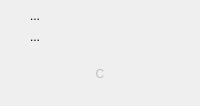
                       <widget class="ButtonFrameWidget" name="buttonFrameLeft">
                        <property name="enabled">
                         <bool>true</bool>
                        </property>
                        <property name="autoFillBackground">
                         <bool>false</bool>
                        </property>
                        <property name="styleSheet">
                         <string notr="true"/>
                        </property>
                        <property name="frameShape">
                         <enum>QFrame::NoFrame</enum>
                        </property>
                        <property name="frameShadow">
                         <enum>QFrame::Plain</enum>
                        </property>
                        <property name="lineWidth">
                         <number>0</number>
                        </property>
                        <layout class="QVBoxLayout" name="verticalLayout_27">
                         <property name="spacing">
                          <number>0</number>
                         </property>
                         <property name="sizeConstraint">
                          <enum>QLayout::SetDefaultConstraint</enum>
                         </property>
                         <property name="margin">
                          <number>5</number>
                         </property>
                         <item>
                          <widget class="QToolButton" name="button_left_plus">
                           <property name="minimumSize">
                            <size>
                             <width>60</width>
                             <height>0</height>
                            </size>
                           </property>
                           <property name="toolTip">
                            <string>Zoom in</string>
                           </property>
                           <property name="text">
                            <string>...</string>
                           </property>
                           <property name="icon">
                            <iconset resource="../luckygps.qrc">
                             <normaloff>:/icons/icon-zoom-in-big.png</normaloff>:/icons/icon-zoom-in-big.png</iconset>
                           </property>
                           <property name="iconSize">
                            <size>
                             <width>42</width>
                             <height>38</height>
                            </size>
                           </property>
                           <property name="autoRaise">
                            <bool>true</bool>
                           </property>
                          </widget>
                         </item>
                         <item>
                          <widget class="QToolButton" name="button_left_minus">
                           <property name="minimumSize">
                            <size>
                             <width>60</width>
                             <height>0</height>
                            </size>
                           </property>
                           <property name="toolTip">
                            <string>Zoom out</string>
                           </property>
                           <property name="autoFillBackground">
                            <bool>false</bool>
                           </property>
                           <property name="text">
                            <string>...</string>
                           </property>
                           <property name="icon">
                            <iconset resource="../luckygps.qrc">
                             <normaloff>:/icons/icon-zoom-out-big.png</normaloff>:/icons/icon-zoom-out-big.png</iconset>
                           </property>
                           <property name="iconSize">
                            <size>
                             <width>42</width>
                             <height>38</height>
                            </size>
                           </property>
                           <property name="autoRaise">
                            <bool>true</bool>
                           </property>
                          </widget>
                         </item>
                         <item>
                          <widget class="QToolButton" name="button_left_center">
                           <property name="enabled">
                            <bool>false</bool>
                           </property>
                           <property name="sizePolicy">
                            <sizepolicy hsizetype="Minimum" vsizetype="Minimum">
                             <horstretch>0</horstretch>
                             <verstretch>0</verstretch>
                            </sizepolicy>
                           </property>
                           <property name="minimumSize">
                            <size>
                             <width>60</width>
                             <height>54</height>
                            </size>
                           </property>
                           <property name="toolTip">
                            <string>Auto center GPS coordinates</string>
                           </property>
                           <property name="text">
                            <string>C</string>
                           </property>
                           <property name="icon">
                            <iconset resource="../luckygps.qrc">
                             <normaloff>:/icons/icon-center-big.png</normaloff>:/icons/icon-center-big.png</iconset>
                           </property>
                           <property name="iconSize">
                            <size>
                             <width>42</width>
                             <height>38</height>
                            </size>
                           </property>
                           <property name="checkable">
                            <bool>true</bool>
                           </property>
                           <property name="autoRaise">
                            <bool>true</bool>
                           </property>
                          </widget>
                         </item>
                        </layout>
                       </widget>
